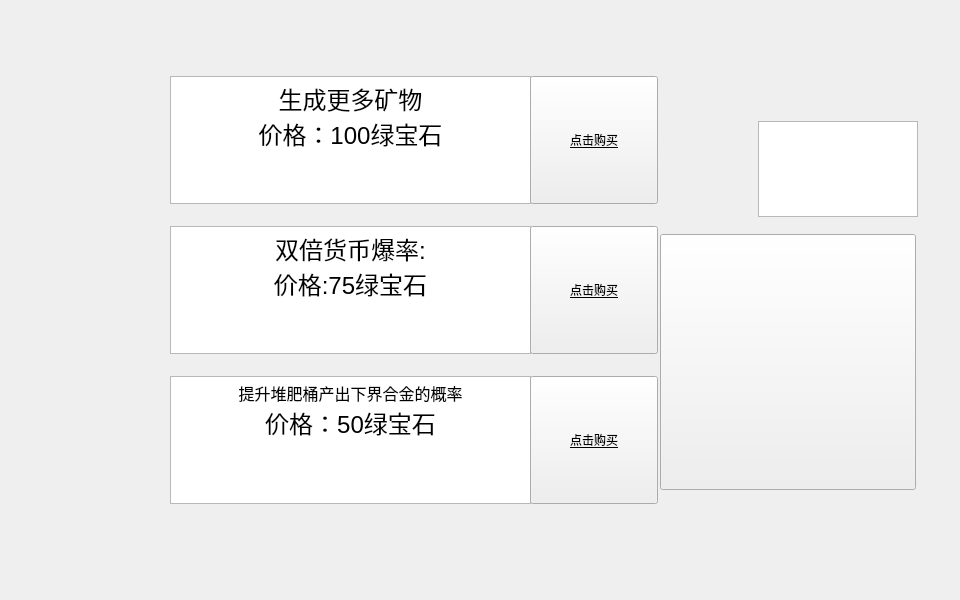
<?xml version="1.0" encoding="UTF-8"?>
<ui version="4.0">
 <class>GlobalStore</class>
 <widget class="QWidget" name="GlobalStore">
  <property name="geometry">
   <rect>
    <x>0</x>
    <y>0</y>
    <width>960</width>
    <height>600</height>
   </rect>
  </property>
  <property name="minimumSize">
   <size>
    <width>960</width>
    <height>600</height>
   </size>
  </property>
  <property name="maximumSize">
   <size>
    <width>2100</width>
    <height>1400</height>
   </size>
  </property>
  <property name="windowTitle">
   <string>Form</string>
  </property>
  <property name="styleSheet">
   <string notr="true">QWidget
#GlobalStore
{
background-image: url(:/image/image/GlobalStoreBG.png);
}</string>
  </property>
  <widget class="QWidget" name="verticalLayoutWidget">
   <property name="geometry">
    <rect>
     <x>40</x>
     <y>60</y>
     <width>131</width>
     <height>461</height>
    </rect>
   </property>
   <layout class="QVBoxLayout" name="layout">
    <item>
     <widget class="QLabel" name="product2">
      <property name="minimumSize">
       <size>
        <width>128</width>
        <height>128</height>
       </size>
      </property>
      <property name="maximumSize">
       <size>
        <width>128</width>
        <height>128</height>
       </size>
      </property>
      <property name="styleSheet">
       <string notr="true">image: url(:/image/image/moreOre.png);</string>
      </property>
      <property name="text">
       <string/>
      </property>
     </widget>
    </item>
    <item>
     <widget class="QLabel" name="product1">
      <property name="minimumSize">
       <size>
        <width>128</width>
        <height>128</height>
       </size>
      </property>
      <property name="maximumSize">
       <size>
        <width>128</width>
        <height>128</height>
       </size>
      </property>
      <property name="styleSheet">
       <string notr="true">image: url(:/image/image/coinEnhance.png);
</string>
      </property>
      <property name="text">
       <string/>
      </property>
     </widget>
    </item>
    <item>
     <widget class="QLabel" name="product3">
      <property name="minimumSize">
       <size>
        <width>128</width>
        <height>128</height>
       </size>
      </property>
      <property name="maximumSize">
       <size>
        <width>128</width>
        <height>128</height>
       </size>
      </property>
      <property name="styleSheet">
       <string notr="true">image: url(:/image/image/ComposterEnhance.png);</string>
      </property>
      <property name="text">
       <string/>
      </property>
     </widget>
    </item>
   </layout>
  </widget>
  <widget class="QWidget" name="verticalLayoutWidget_2">
   <property name="geometry">
    <rect>
     <x>170</x>
     <y>60</y>
     <width>361</width>
     <height>461</height>
    </rect>
   </property>
   <layout class="QVBoxLayout" name="layout_2">
    <item>
     <widget class="QTextBrowser" name="t3">
      <property name="maximumSize">
       <size>
        <width>1024</width>
        <height>128</height>
       </size>
      </property>
      <property name="html">
       <string>&lt;!DOCTYPE HTML PUBLIC &quot;-//W3C//DTD HTML 4.0//EN&quot; &quot;http://www.w3.org/TR/REC-html40/strict.dtd&quot;&gt;
&lt;html&gt;&lt;head&gt;&lt;meta name=&quot;qrichtext&quot; content=&quot;1&quot; /&gt;&lt;meta charset=&quot;utf-8&quot; /&gt;&lt;style type=&quot;text/css&quot;&gt;
p, li { white-space: pre-wrap; }
hr { height: 1px; border-width: 0; }
li.unchecked::marker { content: &quot;\2610&quot;; }
li.checked::marker { content: &quot;\2612&quot;; }
&lt;/style&gt;&lt;/head&gt;&lt;body style=&quot; font-family:'Microsoft YaHei UI'; font-size:9pt; font-weight:400; font-style:normal;&quot;&gt;
&lt;p align=&quot;center&quot; style=&quot; margin-top:0px; margin-bottom:0px; margin-left:0px; margin-right:0px; -qt-block-indent:0; text-indent:0px;&quot;&gt;&lt;span style=&quot; font-size:18pt;&quot;&gt;生成更多矿物&lt;/span&gt;&lt;/p&gt;
&lt;p align=&quot;center&quot; style=&quot; margin-top:0px; margin-bottom:0px; margin-left:0px; margin-right:0px; -qt-block-indent:0; text-indent:0px;&quot;&gt;&lt;span style=&quot; font-size:18pt;&quot;&gt;价格：100绿宝石&lt;/span&gt;&lt;/p&gt;&lt;/body&gt;&lt;/html&gt;</string>
      </property>
     </widget>
    </item>
    <item>
     <widget class="QTextBrowser" name="t1">
      <property name="maximumSize">
       <size>
        <width>1024</width>
        <height>128</height>
       </size>
      </property>
      <property name="html">
       <string>&lt;!DOCTYPE HTML PUBLIC &quot;-//W3C//DTD HTML 4.0//EN&quot; &quot;http://www.w3.org/TR/REC-html40/strict.dtd&quot;&gt;
&lt;html&gt;&lt;head&gt;&lt;meta name=&quot;qrichtext&quot; content=&quot;1&quot; /&gt;&lt;meta charset=&quot;utf-8&quot; /&gt;&lt;style type=&quot;text/css&quot;&gt;
p, li { white-space: pre-wrap; }
hr { height: 1px; border-width: 0; }
li.unchecked::marker { content: &quot;\2610&quot;; }
li.checked::marker { content: &quot;\2612&quot;; }
&lt;/style&gt;&lt;/head&gt;&lt;body style=&quot; font-family:'Microsoft YaHei UI'; font-size:9pt; font-weight:400; font-style:normal;&quot;&gt;
&lt;p align=&quot;center&quot; style=&quot; margin-top:0px; margin-bottom:0px; margin-left:0px; margin-right:0px; -qt-block-indent:0; text-indent:0px;&quot;&gt;&lt;span style=&quot; font-size:18pt;&quot;&gt;双倍货币爆率:&lt;/span&gt;&lt;/p&gt;
&lt;p align=&quot;center&quot; style=&quot; margin-top:0px; margin-bottom:0px; margin-left:0px; margin-right:0px; -qt-block-indent:0; text-indent:0px;&quot;&gt;&lt;span style=&quot; font-size:18pt;&quot;&gt;价格:75绿宝石&lt;/span&gt;&lt;/p&gt;&lt;/body&gt;&lt;/html&gt;</string>
      </property>
     </widget>
    </item>
    <item>
     <widget class="QTextBrowser" name="t2">
      <property name="maximumSize">
       <size>
        <width>1024</width>
        <height>128</height>
       </size>
      </property>
      <property name="html">
       <string>&lt;!DOCTYPE HTML PUBLIC &quot;-//W3C//DTD HTML 4.0//EN&quot; &quot;http://www.w3.org/TR/REC-html40/strict.dtd&quot;&gt;
&lt;html&gt;&lt;head&gt;&lt;meta name=&quot;qrichtext&quot; content=&quot;1&quot; /&gt;&lt;meta charset=&quot;utf-8&quot; /&gt;&lt;style type=&quot;text/css&quot;&gt;
p, li { white-space: pre-wrap; }
hr { height: 1px; border-width: 0; }
li.unchecked::marker { content: &quot;\2610&quot;; }
li.checked::marker { content: &quot;\2612&quot;; }
&lt;/style&gt;&lt;/head&gt;&lt;body style=&quot; font-family:'Microsoft YaHei UI'; font-size:9pt; font-weight:400; font-style:normal;&quot;&gt;
&lt;p align=&quot;center&quot; style=&quot; margin-top:0px; margin-bottom:0px; margin-left:0px; margin-right:0px; -qt-block-indent:0; text-indent:0px;&quot;&gt;&lt;span style=&quot; font-size:12pt;&quot;&gt;提升堆肥桶产出下界合金的概率&lt;/span&gt;&lt;/p&gt;
&lt;p align=&quot;center&quot; style=&quot; margin-top:0px; margin-bottom:0px; margin-left:0px; margin-right:0px; -qt-block-indent:0; text-indent:0px;&quot;&gt;&lt;span style=&quot; font-size:18pt;&quot;&gt;价格：50绿宝石&lt;/span&gt;&lt;/p&gt;&lt;/body&gt;&lt;/html&gt;</string>
      </property>
     </widget>
    </item>
   </layout>
  </widget>
  <widget class="QWidget" name="verticalLayoutWidget_3">
   <property name="geometry">
    <rect>
     <x>530</x>
     <y>60</y>
     <width>131</width>
     <height>461</height>
    </rect>
   </property>
   <layout class="QVBoxLayout" name="layout_3">
    <item>
     <widget class="QPushButton" name="b1">
      <property name="maximumSize">
       <size>
        <width>128</width>
        <height>128</height>
       </size>
      </property>
      <property name="styleSheet">
       <string notr="true">text-decoration: underline;
font: 16pt &quot;站酷小薇LOGO体&quot;;</string>
      </property>
      <property name="text">
       <string>点击购买</string>
      </property>
     </widget>
    </item>
    <item>
     <widget class="QPushButton" name="b2">
      <property name="maximumSize">
       <size>
        <width>128</width>
        <height>128</height>
       </size>
      </property>
      <property name="styleSheet">
       <string notr="true">text-decoration: underline;
font: 16pt &quot;站酷小薇LOGO体&quot;;</string>
      </property>
      <property name="text">
       <string>点击购买</string>
      </property>
     </widget>
    </item>
    <item>
     <widget class="QPushButton" name="b3">
      <property name="maximumSize">
       <size>
        <width>128</width>
        <height>128</height>
       </size>
      </property>
      <property name="styleSheet">
       <string notr="true">text-decoration: underline;
font: 16pt &quot;站酷小薇LOGO体&quot;;</string>
      </property>
      <property name="text">
       <string>点击购买</string>
      </property>
     </widget>
    </item>
   </layout>
  </widget>
  <widget class="QWidget" name="verticalLayoutWidget_4">
   <property name="geometry">
    <rect>
     <x>660</x>
     <y>110</y>
     <width>261</width>
     <height>392</height>
    </rect>
   </property>
   <layout class="QVBoxLayout" name="verticalLayout">
    <item>
     <layout class="QHBoxLayout" name="horizontalLayout">
      <property name="spacing">
       <number>0</number>
      </property>
      <item>
       <widget class="QLabel" name="l0">
        <property name="minimumSize">
         <size>
          <width>96</width>
          <height>96</height>
         </size>
        </property>
        <property name="maximumSize">
         <size>
          <width>96</width>
          <height>96</height>
         </size>
        </property>
        <property name="styleSheet">
         <string notr="true">image: url(:/image/image/money.png);</string>
        </property>
        <property name="text">
         <string/>
        </property>
       </widget>
      </item>
      <item>
       <widget class="QTextBrowser" name="money">
        <property name="minimumSize">
         <size>
          <width>160</width>
          <height>96</height>
         </size>
        </property>
        <property name="maximumSize">
         <size>
          <width>160</width>
          <height>96</height>
         </size>
        </property>
        <property name="html">
         <string>&lt;!DOCTYPE HTML PUBLIC &quot;-//W3C//DTD HTML 4.0//EN&quot; &quot;http://www.w3.org/TR/REC-html40/strict.dtd&quot;&gt;
&lt;html&gt;&lt;head&gt;&lt;meta name=&quot;qrichtext&quot; content=&quot;1&quot; /&gt;&lt;meta charset=&quot;utf-8&quot; /&gt;&lt;style type=&quot;text/css&quot;&gt;
p, li { white-space: pre-wrap; }
hr { height: 1px; border-width: 0; }
li.unchecked::marker { content: &quot;\2610&quot;; }
li.checked::marker { content: &quot;\2612&quot;; }
&lt;/style&gt;&lt;/head&gt;&lt;body style=&quot; font-family:'Microsoft YaHei UI'; font-size:9pt; font-weight:400; font-style:normal;&quot;&gt;
&lt;p align=&quot;center&quot; style=&quot;-qt-paragraph-type:empty; margin-top:0px; margin-bottom:0px; margin-left:0px; margin-right:0px; -qt-block-indent:0; text-indent:0px;&quot;&gt;&lt;br /&gt;&lt;/p&gt;&lt;/body&gt;&lt;/html&gt;</string>
        </property>
       </widget>
      </item>
     </layout>
    </item>
    <item>
     <widget class="QPushButton" name="exitButton">
      <property name="minimumSize">
       <size>
        <width>256</width>
        <height>256</height>
       </size>
      </property>
      <property name="maximumSize">
       <size>
        <width>256</width>
        <height>256</height>
       </size>
      </property>
      <property name="styleSheet">
       <string notr="true">image: url(:/image/image/exit.png);</string>
      </property>
      <property name="text">
       <string/>
      </property>
     </widget>
    </item>
   </layout>
  </widget>
 </widget>
 <resources/>
 <connections/>
</ui>
